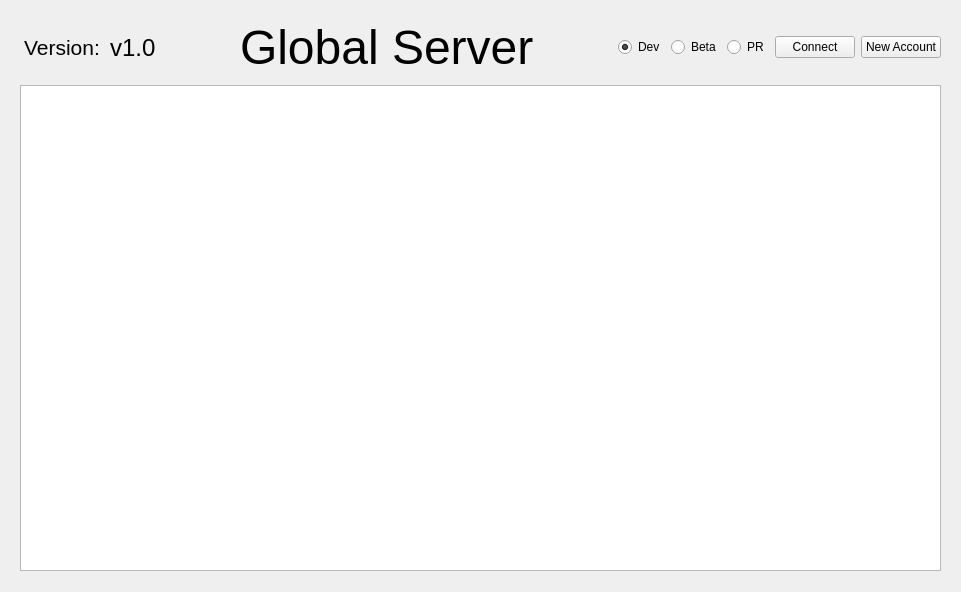
<?xml version="1.0" encoding="UTF-8"?>
<ui version="4.0">
 <class>MainWidget</class>
 <widget class="QWidget" name="MainWidget">
  <property name="geometry">
   <rect>
    <x>0</x>
    <y>0</y>
    <width>961</width>
    <height>592</height>
   </rect>
  </property>
  <property name="sizePolicy">
   <sizepolicy hsizetype="Fixed" vsizetype="Fixed">
    <horstretch>0</horstretch>
    <verstretch>0</verstretch>
   </sizepolicy>
  </property>
  <property name="windowTitle">
   <string>B2B Admin Tool</string>
  </property>
  <widget class="QWidget" name="verticalLayoutWidget">
   <property name="geometry">
    <rect>
     <x>10</x>
     <y>10</y>
     <width>941</width>
     <height>571</height>
    </rect>
   </property>
   <layout class="QVBoxLayout" name="verticalLayout">
    <property name="spacing">
     <number>10</number>
    </property>
    <property name="leftMargin">
     <number>10</number>
    </property>
    <property name="topMargin">
     <number>10</number>
    </property>
    <property name="rightMargin">
     <number>10</number>
    </property>
    <property name="bottomMargin">
     <number>10</number>
    </property>
    <item>
     <layout class="QHBoxLayout" name="horizontalLayout">
      <item>
       <widget class="QPushButton" name="btnHidden">
        <property name="font">
         <font>
          <family>Tahoma</family>
          <pointsize>16</pointsize>
         </font>
        </property>
        <property name="focusPolicy">
         <enum>Qt::NoFocus</enum>
        </property>
        <property name="autoFillBackground">
         <bool>true</bool>
        </property>
        <property name="text">
         <string>Version:</string>
        </property>
        <property name="flat">
         <bool>true</bool>
        </property>
       </widget>
      </item>
      <item>
       <widget class="QLabel" name="version">
        <property name="font">
         <font>
          <pointsize>18</pointsize>
         </font>
        </property>
        <property name="text">
         <string>v1.0</string>
        </property>
       </widget>
      </item>
      <item>
       <spacer name="horizontalSpacer">
        <property name="orientation">
         <enum>Qt::Horizontal</enum>
        </property>
        <property name="sizeHint" stdset="0">
         <size>
          <width>40</width>
          <height>20</height>
         </size>
        </property>
       </spacer>
      </item>
      <item>
       <widget class="QLabel" name="lblServer">
        <property name="font">
         <font>
          <pointsize>36</pointsize>
         </font>
        </property>
        <property name="text">
         <string>Global Server</string>
        </property>
       </widget>
      </item>
      <item>
       <spacer name="horizontalSpacer_2">
        <property name="orientation">
         <enum>Qt::Horizontal</enum>
        </property>
        <property name="sizeHint" stdset="0">
         <size>
          <width>40</width>
          <height>20</height>
         </size>
        </property>
       </spacer>
      </item>
      <item>
       <widget class="QRadioButton" name="rbDev">
        <property name="text">
         <string>Dev</string>
        </property>
        <property name="checked">
         <bool>true</bool>
        </property>
       </widget>
      </item>
      <item>
       <widget class="QRadioButton" name="rbBeta">
        <property name="text">
         <string>Beta</string>
        </property>
       </widget>
      </item>
      <item>
       <widget class="QRadioButton" name="rbPR">
        <property name="text">
         <string>PR</string>
        </property>
       </widget>
      </item>
      <item>
       <widget class="QPushButton" name="btnConnect">
        <property name="text">
         <string>Connect</string>
        </property>
       </widget>
      </item>
      <item>
       <widget class="QPushButton" name="btnNewAccount">
        <property name="text">
         <string>New Account</string>
        </property>
       </widget>
      </item>
     </layout>
    </item>
    <item>
     <widget class="QTableView" name="tvChannel">
      <property name="palette">
       <palette>
        <active>
         <colorrole role="WindowText">
          <brush brushstyle="SolidPattern">
           <color alpha="255">
            <red>0</red>
            <green>0</green>
            <blue>0</blue>
           </color>
          </brush>
         </colorrole>
         <colorrole role="Text">
          <brush brushstyle="SolidPattern">
           <color alpha="255">
            <red>0</red>
            <green>0</green>
            <blue>0</blue>
           </color>
          </brush>
         </colorrole>
         <colorrole role="BrightText">
          <brush brushstyle="SolidPattern">
           <color alpha="255">
            <red>0</red>
            <green>0</green>
            <blue>0</blue>
           </color>
          </brush>
         </colorrole>
         <colorrole role="ButtonText">
          <brush brushstyle="SolidPattern">
           <color alpha="255">
            <red>0</red>
            <green>0</green>
            <blue>0</blue>
           </color>
          </brush>
         </colorrole>
         <colorrole role="PlaceholderText">
          <brush brushstyle="NoBrush">
           <color alpha="128">
            <red>0</red>
            <green>0</green>
            <blue>0</blue>
           </color>
          </brush>
         </colorrole>
        </active>
        <inactive>
         <colorrole role="WindowText">
          <brush brushstyle="SolidPattern">
           <color alpha="255">
            <red>0</red>
            <green>0</green>
            <blue>0</blue>
           </color>
          </brush>
         </colorrole>
         <colorrole role="Text">
          <brush brushstyle="SolidPattern">
           <color alpha="255">
            <red>0</red>
            <green>0</green>
            <blue>0</blue>
           </color>
          </brush>
         </colorrole>
         <colorrole role="BrightText">
          <brush brushstyle="SolidPattern">
           <color alpha="255">
            <red>0</red>
            <green>0</green>
            <blue>0</blue>
           </color>
          </brush>
         </colorrole>
         <colorrole role="ButtonText">
          <brush brushstyle="SolidPattern">
           <color alpha="255">
            <red>0</red>
            <green>0</green>
            <blue>0</blue>
           </color>
          </brush>
         </colorrole>
         <colorrole role="PlaceholderText">
          <brush brushstyle="NoBrush">
           <color alpha="128">
            <red>0</red>
            <green>0</green>
            <blue>0</blue>
           </color>
          </brush>
         </colorrole>
        </inactive>
        <disabled>
         <colorrole role="WindowText">
          <brush brushstyle="SolidPattern">
           <color alpha="255">
            <red>0</red>
            <green>0</green>
            <blue>0</blue>
           </color>
          </brush>
         </colorrole>
         <colorrole role="Text">
          <brush brushstyle="SolidPattern">
           <color alpha="255">
            <red>0</red>
            <green>0</green>
            <blue>0</blue>
           </color>
          </brush>
         </colorrole>
         <colorrole role="BrightText">
          <brush brushstyle="SolidPattern">
           <color alpha="255">
            <red>0</red>
            <green>0</green>
            <blue>0</blue>
           </color>
          </brush>
         </colorrole>
         <colorrole role="ButtonText">
          <brush brushstyle="SolidPattern">
           <color alpha="255">
            <red>0</red>
            <green>0</green>
            <blue>0</blue>
           </color>
          </brush>
         </colorrole>
         <colorrole role="PlaceholderText">
          <brush brushstyle="NoBrush">
           <color alpha="128">
            <red>0</red>
            <green>0</green>
            <blue>0</blue>
           </color>
          </brush>
         </colorrole>
        </disabled>
       </palette>
      </property>
      <property name="font">
       <font>
        <family>Arial</family>
        <pointsize>12</pointsize>
       </font>
      </property>
      <property name="editTriggers">
       <set>QAbstractItemView::NoEditTriggers</set>
      </property>
      <property name="selectionMode">
       <enum>QAbstractItemView::SingleSelection</enum>
      </property>
      <property name="selectionBehavior">
       <enum>QAbstractItemView::SelectRows</enum>
      </property>
     </widget>
    </item>
   </layout>
  </widget>
 </widget>
 <layoutdefault spacing="6" margin="11"/>
 <resources/>
 <connections/>
</ui>
